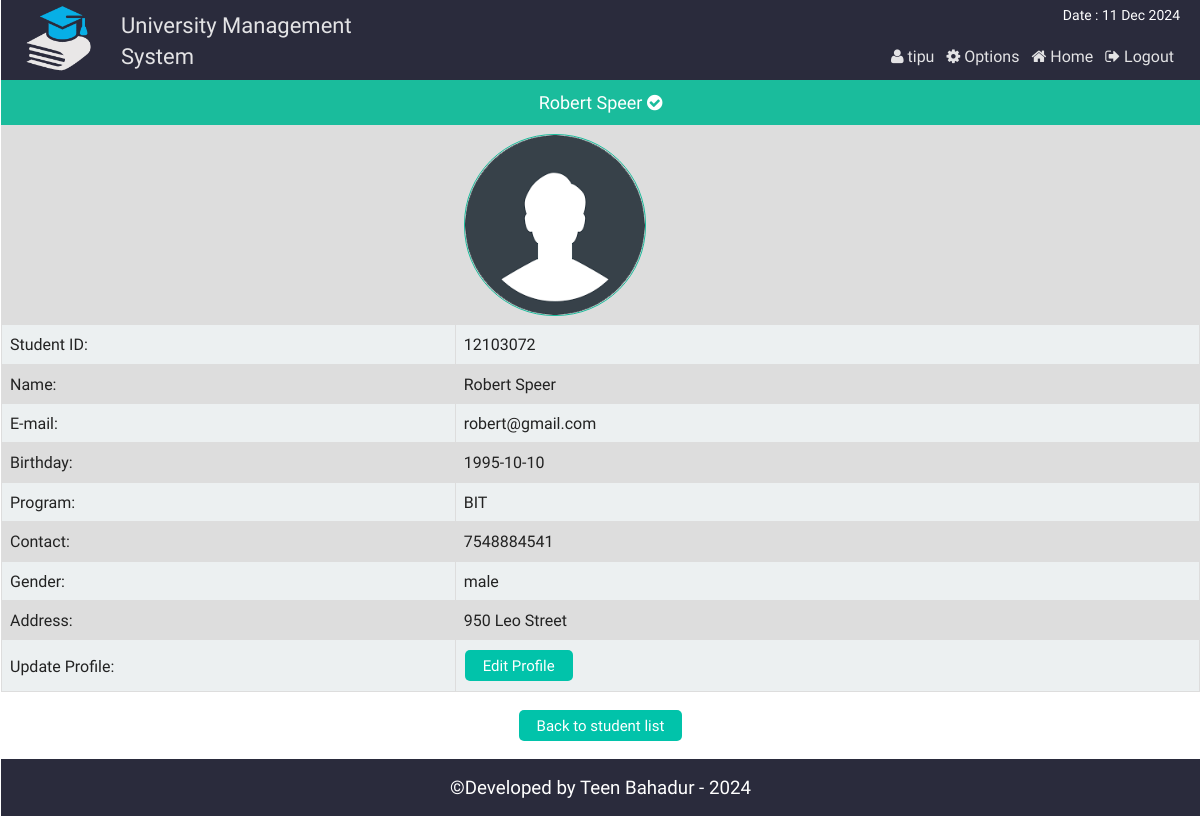
The app's page /admin_single_student.php?id=12103072 (signed in) with its own data.
### tables this page shows
CREATE TABLE `st_info` (
  `st_id` int(11) NOT NULL,
  `name` varchar(100) NOT NULL,
  `password` varchar(32) NOT NULL,
  `email` varchar(50) NOT NULL,
  `bday` date NOT NULL,
  `program` varchar(10) NOT NULL,
  `contact` varchar(20) NOT NULL,
  `gender` varchar(10) NOT NULL,
  `address` varchar(255) NOT NULL,
  `img` varchar(255) DEFAULT NULL
);

### admin_single_student.php (the view, shortened to what this page needs)
<?php
	require "php/config.php";
	require_once "php/functions.php";
	$user = new login_registration_class();
	if(isset($_REQUEST['id'])){
		$st_id = $_REQUEST['id'];
	}else{
		header('Location: admin.php');
		exit();
	}
?>
<?php
include "php/headertop_admin.php";
?>
<div class="profile">
		<p style="font-size:18px;text-align:center;background:#1abc9c;color:#fff;padding:10px;margin:0"><?php $user->getusername($st_id); ?> <i class="fa fa-check-circle" aria-hidden="true"></i></p>
		<table class="tab_one">
			<?php
				$getuser = $user->getuserbyid($st_id);
				while($row = $getuser->fetch_assoc()){
			?>
			<tr>
				<td></td>
				<?php if(empty($row['img'])){?>
				<td><img src="img/default.png" style="height:180px; width:180px; border:1px #1ABC9C solid;border-radius:90px" alt="" /></td>
				<?php }else{ ?>
				<td><img src="img/student/<?php echo $row['img']; ?>" style="height:180px; width:180px; border:1px #1ABC9C solid;border-radius:90px" alt="" /></td>
				<?php }?>
			</tr>
			<tr>
				<td>Student ID: </td>
				<td><?php echo $row['st_id']; ?></td>
			</tr>
			<tr>
				<td>Name: </td>
				<td><?php echo $row['name']; ?></td>
			</tr>
			<tr>
				<td>E-mail: </td>
				<td><?php echo $row['email']; ?></td>
			</tr>
			<tr>
				<td>Birthday: </td>
				<td><?php echo $row['bday']; ?></td>
			</tr>
			<tr>
				<td>Program: </td>
				<td><?php echo $row['program']; ?></td>
			</tr>
			<tr>
				<td>Contact: </td>
				<td><?php echo $row['contact']; ?></td>
			</tr>
			<tr>
				<td>Gender: </td>
				<td><?php echo $row['gender']; ?></td>
			</tr>
			<tr>
				<td>Address: </td>
				<td><?php echo $row['address']; ?></td>
			</tr>
			<tr>
				<td>Update Profile: </td>
				<td><a href="admin_single_student_update.php?id=<?php echo $row['st_id'];?>"><button class="editbtn">Edit Profile</button></a></td>
			</tr>
			<?php  } ?>
		</table>
		<div class="back fix">
			<p style="text-align:center"><a href="admin_all_student.php"><button class="editbtn">Back to student list</button></a></p>
		</div>
</div>
<?php include "php/footerbottom.php";?>

### php/functions.php (shortened to what this page needs)
<?php
class login_registration_class{
	public function getusername($sid){
		global $conn;
		$query = $conn->query("select name from st_info where st_id='$sid'");
		$result = $query->fetch_assoc();
		echo $result['name'];
	}
	public function getuserbyid($st_id){
		global $conn;
		$query = $conn->query("select * from st_info where st_id='$st_id'");
		return $query;
	}
};
?>

### css/main.css (style rules this page uses)
html { color: #222; font-size: 1em; line-height: 1.4; }
audio, canvas, iframe, img, svg, video { vertical-align: middle; }
a { text-decoration:none; }
.fix { overflow:hidden; }
body { font-family:roboto !important; background:url(../img/ptrn.png) repeat fixed; }
.st_reg th, td { padding: 8px; }
table.tab_one { width:100%; }
table.tab_one td { border:1px solid #ddd; padding:8px; }
table.tab_one td a { text-decoration:none; }
table.tab_one tr:nth-child(odd) { background:#ddd; }
table.tab_one tr:nth-child(even) { background:#ecf0f1; }
.editbtn { background-color: #01C3AA; border: none; border-radius:5px; color: white; padding: 5px 18px; text-align: center; text-decoration: none; display: inline-block; font-size: 15px; margin: 2px 1px; cursor: pointer; }
table.att_tab tr,td,th { border:2px solid #ddd; border-collapse:collapse; padding:8px; }

### records on screen
st_info: name "Robert Speer", img (picture), st_id "12103072", email "robert@gmail.com", bday "1995-10-10", program "BIT", contact "7548884541", gender "male", address "950 Leo Street"

### other values on screen
$admin_name "tipu"
